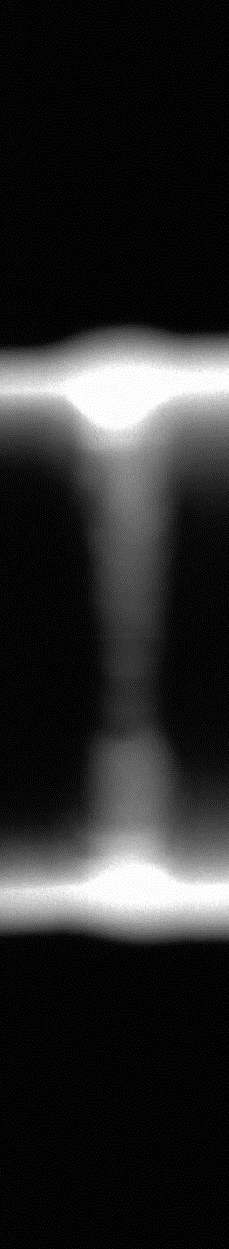
#> input picture house/weld333.jpg, 229 x 1249 px, found by its file name
$ python test211.py
#> lines starting #> are read from the running program, lines starting #| are printed output that depends on the picture; after the words box and inside, x2 and y2 are one past the last pixel; in counts of white or black regions, pixels touching at a corner belong together; long printed decimals are rounded
import cv2
import numpy as np
import scipy.signal


def dpi2mm(distance,scale=300):

    return distance*25.4/scale

def len2r(distance,PI=3.14):

    return distance*3/3.14/2


def findpeaks(data, spacing=1, limit=None):
    """Finds peaks in `data` which are of `spacing` width and >=`limit`.
    :param data: values
    :param spacing: minimum spacing to the next peak (should be 1 or more)
    :param limit: peaks should have value greater or equal
    :return:
    """
    len = data.size
    x = np.zeros(len+2*spacing)
    x[:spacing] = data[0]-1.e-6
    x[-spacing:] = data[-1]-1.e-6
    x[spacing:spacing+len] = data
    peak_candidate = np.zeros(len)
    peak_candidate[:] = True
    for s in range(spacing):
        start = spacing - s - 1
        h_b = x[start : start + len]  # before
        start = spacing
        h_c = x[start : start + len]  # central
        start = spacing + s + 1
        h_a = x[start : start + len]  # after
        peak_candidate = np.logical_and(peak_candidate, np.logical_and(h_c > h_b, h_c > h_a))

    ind = np.argwhere(peak_candidate)
    ind = ind.reshape(ind.size)
    if limit is not None:
        ind = ind[data[ind] > limit]
    return ind


i = cv2.imread("D:\\homework\\homework\\house\\weld333.jpg")
#> i is the input picture: shape (1249, 229, 3); min 0, max 255, mean 40.6
gray = cv2.cvtColor(i, cv2.COLOR_BGR2GRAY)

h,w = gray.shape
#> h = 1249; w = 229

ret2,th2 = cv2.threshold(gray,0,255,cv2.THRESH_BINARY+cv2.THRESH_OTSU)
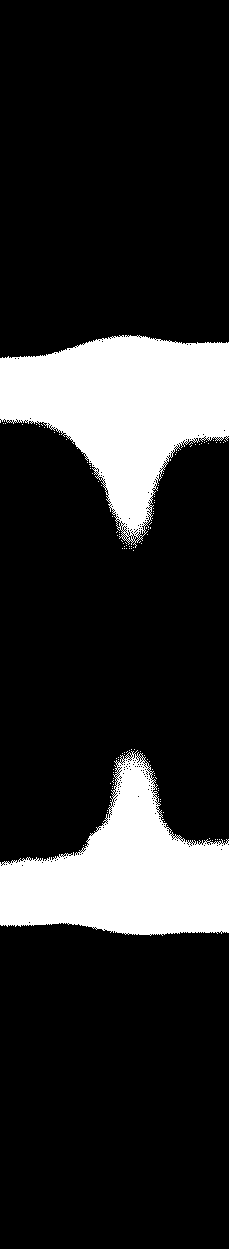
#> th2: shape (1249, 229); 17.1% white; 118 white regions (116 under 20 px), largest, box (x1, y1, x2, y2) and area: (0, 335, 229, 548) 26073, (0, 750, 229, 936) 22777
#> ret2 = 94

kernel  = np.ones((3,99),dtype = np.float32)

# kernel[1,:] = 1

kernel = kernel/np.sum(kernel)

# print(kernel)
dst = cv2.filter2D(gray,-1,kernel)
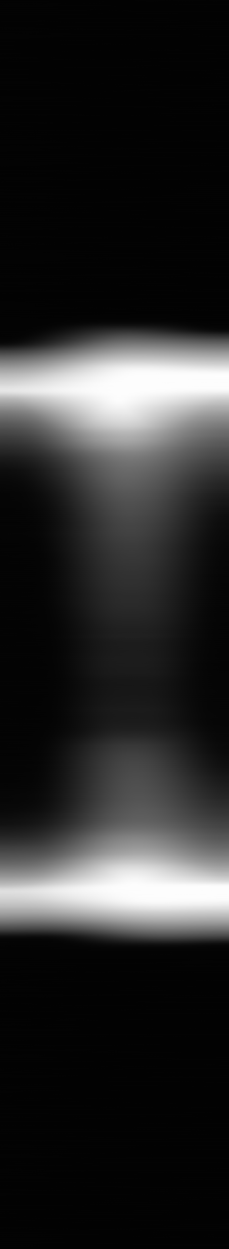
#> dst: shape (1249, 229); min 2, max 254, mean 40.5

dst = cv2.filter2D(dst,-1,kernel)
dst = cv2.filter2D(dst,-1,kernel)

dst = np.array(dst,dtype = np.uint8)


# edges = cv2.Canny(gray, 50, 150, apertureSize=3)
# lines = cv2.HoughLines(edges, 1, np.pi / 180, 200)


cv2.imwrite('D:\\homework\\homework\\house\\dst.jpg', dst)

_,th3 = cv2.threshold(dst,0,255,cv2.THRESH_BINARY+cv2.THRESH_OTSU)
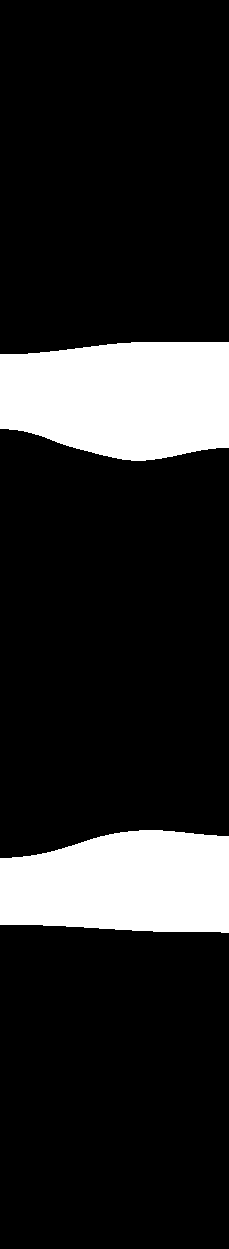
#> th3: shape (1249, 229); 15.3% white; 2 white regions, box (x1, y1, x2, y2) and area: (0, 342, 229, 461) 23516, (0, 830, 229, 933) 20315
cv2.imwrite('D:\\homework\\homework\\house\\ret.jpg', th2)

cv2.imwrite('D:\\homework\\homework\\house\\ret2.jpg', th3)

x = th3.sum(axis=1)/255
#> x = 1249 values, max 229 at index 354, min 0 at index 0, mean 35.09

x[x<=np.mean(x)] = 1

print(x.shape)
#| (1249,)

# print(x)


# indexes = findpeaks(x,spacing = 1)
# print(indexes)

width = int(0.1*h)
#> width = 124

indexes = scipy.signal.find_peaks_cwt(x,np.arange(1, width))
#> indexes = [4, 356, 644, 924, 1245]
indexes = np.array(indexes) - 1
#> indexes = [3, 355, 643, 923, 1244]

# print(indexes.shape)
print(indexes)
#| [   3  355  643  923 1244]


indList = []
for ind in indexes:
    # print(x[ind])
    if x[ind]>0.5*w:
        indList.append(ind)
#> this loop made 5 passes
#> ind on passes 1 to 5: 3, 355, 643, 923, 1244
#> after the loop, indList = [355, 923]

print(indList)
#| [355, 923]

if len(indList)<2:
    pass
else:
    print(dpi2mm(max(indList)-min(indList)))
#| 48.091

    print(len2r(dpi2mm(max(indList)-min(indList))))
#| 22.973


# lines = cv2.HoughLines(th3, 1, np.pi / 180, 300)


for ind in indList:
    x0 = ind
    y0 = 0
    x1 = ind
    y1 = w
    cv2.line(i,(y0, x0), (y1, x1), (0, 0, 255), 2)
#> this loop made 2 passes
#> (ind, x0, y0, x1, y1) on passes 1 to 2: (355, 355, 0, 355, 229), (923, 923, 0, 923, 229)
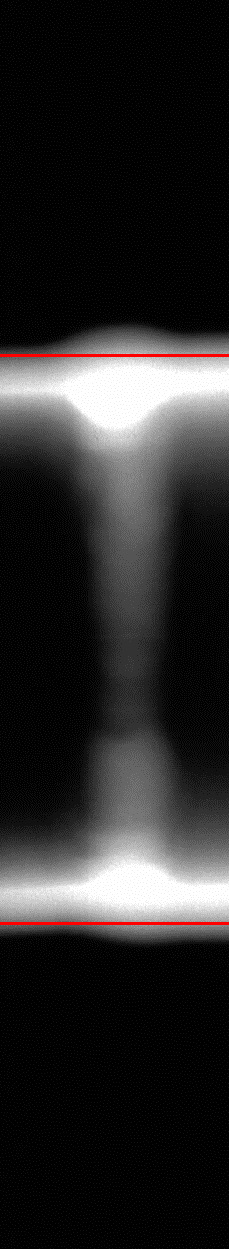
#> i: shape (1249, 229, 3); 0.48% of pixels changed, all inside (x1, y1, x2, y2) = (0, 354, 229, 925)

# [11 lines of commented-out code are left out]
cv2.imwrite('D:\\homework\\homework\\house\\houghlines3.jpg', i)

$ run again, with house/weld2121.jpg copied over house/weld333.jpg
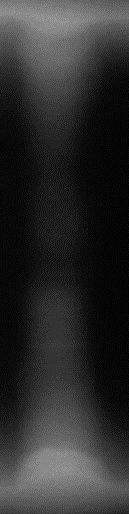
#> input picture house/weld2121.jpg, 129 x 514 px, found by its file name
#> i is the input picture: shape (514, 129, 3); min 0, max 162, mean 44.7
#> `ret2,th2 = cv2.threshold(gray,0,255,cv2.THRESH_BINARY+cv2.THRESH_OTSU)`:
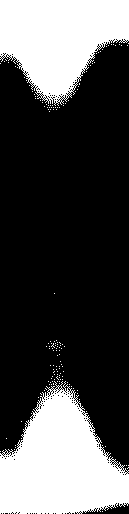
#> th2: shape (514, 129); 30.5% white; 146 white regions (144 under 20 px), largest, box (x1, y1, x2, y2) and area: (0, 381, 129, 514) 10951, (0, 0, 129, 106) 9085
#> ret2 = 59
#> th3: shape (514, 129); 30.4% white; 2 white regions, box (x1, y1, x2, y2) and area: (0, 422, 129, 514) 11133, (0, 0, 129, 77) 9010
#> x = 514 values, max 129 at index 0, min 0 at index 77, mean 39.19
#| (514,)
#> `indexes = scipy.signal.find_peaks_cwt(x,np.arange(1, width))`: indexes = [4, 29, 60, 249, 433, 509]
#> `indexes = np.array(indexes) - 1`: indexes = [3, 28, 59, 248, 432, 508]
#| [  3  28  59 248 432 508]
#> the loop `for ind in indexes:` made 6 passes
#> ind on passes 1 to 6: 3, 28, 59, 248, 432, 508
#> after the loop `for ind in indexes:`: indList = [3, 28, 59, 432, 508]
#| [3, 28, 59, 432, 508]
#| 42.757
#| 20.425
#> the loop `for ind in indList:` made 5 passes
#> (ind, x0, x1) on passes 1 to 5: (3, 3, 3), (28, 28, 28), (59, 59, 59), (432, 432, 432), (508, 508, 508)
#> after the loop `for ind in indList:`:
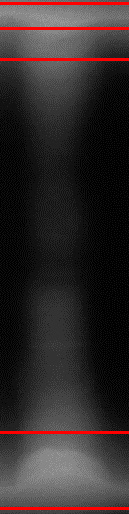
#> i: shape (514, 129, 3); 2.92% of pixels changed, all inside (x1, y1, x2, y2) = (0, 2, 129, 510)

$ run again, with house/219_1.jpg copied over house/weld333.jpg
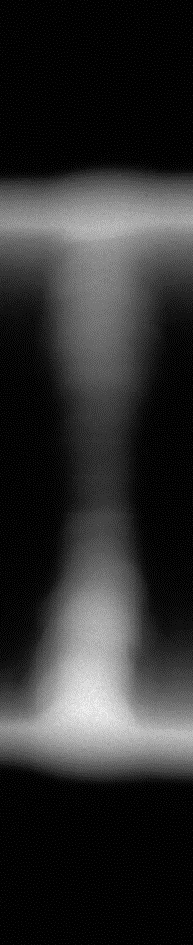
#> input picture house/219_1.jpg, 193 x 945 px, found by its file name
#> i is the input picture: shape (945, 193, 3); min 0, max 244, mean 46.8
#> `ret2,th2 = cv2.threshold(gray,0,255,cv2.THRESH_BINARY+cv2.THRESH_OTSU)`:
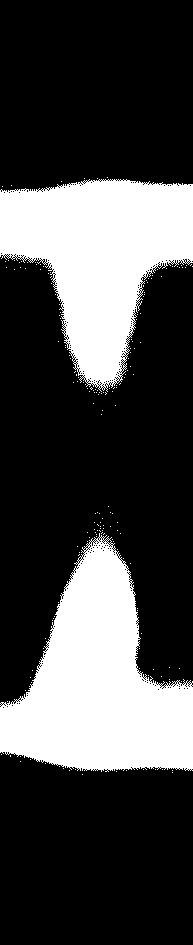
#> th2: shape (945, 193); 27.1% white; 183 white regions (181 under 20 px), largest, box (x1, y1, x2, y2) and area: (0, 533, 193, 772) 25946, (0, 179, 193, 392) 23307
#> ret2 = 73
#> th3: shape (945, 193); 28.2% white; 2 white regions, box (x1, y1, x2, y2) and area: (0, 591, 193, 771) 29053, (0, 181, 193, 322) 22461
#> x = 945 values, max 193 at index 186, min 0 at index 0, mean 54.51
#| (945,)
#> `indexes = scipy.signal.find_peaks_cwt(x,np.arange(1, width))`: indexes = [4, 187, 276, 453, 653, 762, 941]
#> `indexes = np.array(indexes) - 1`: indexes = [3, 186, 275, 452, 652, 761, 940]
#| [  3 186 275 452 652 761 940]
#> the loop `for ind in indexes:` made 7 passes
#> ind on passes 1 to 7: 3, 186, 275, 452, 652, 761, 940
#> after the loop `for ind in indexes:`: indList = [186, 275, 652, 761]
#| [186, 275, 652, 761]
#| 48.683
#| 23.256
#> the loop `for ind in indList:` made 4 passes
#> (ind, x0, x1) on passes 1 to 4: (186, 186, 186), (275, 275, 275), (652, 652, 652), (761, 761, 761)
#> after the loop `for ind in indList:`:
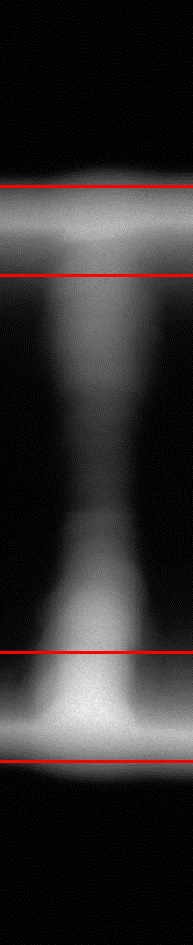
#> i: shape (945, 193, 3); 1.27% of pixels changed, all inside (x1, y1, x2, y2) = (0, 185, 193, 763)

$ run again, with house/219_1_ori.jpg copied over house/weld333.jpg
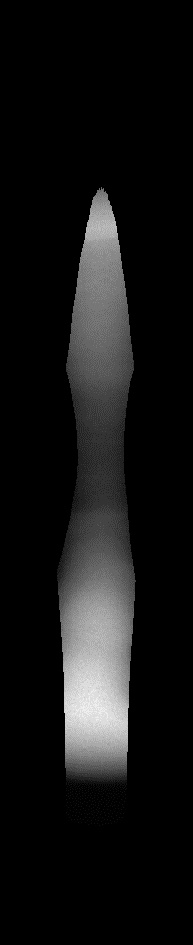
#> input picture house/219_1_ori.jpg, 193 x 945 px, found by its file name
#> i is the input picture: shape (945, 193, 3); min 0, max 242, mean 20.8
#> `ret2,th2 = cv2.threshold(gray,0,255,cv2.THRESH_BINARY+cv2.THRESH_OTSU)`:
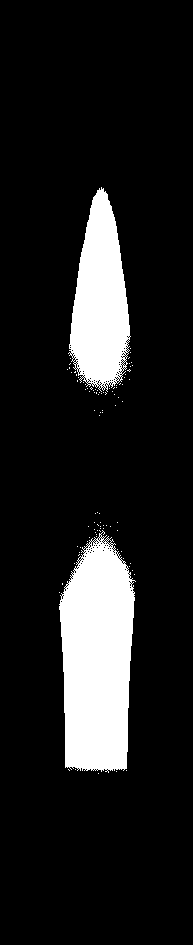
#> th2: shape (945, 193); 12.5% white; 96 white regions (94 under 20 px), largest, box (x1, y1, x2, y2) and area: (59, 530, 136, 773) 14342, (68, 187, 131, 392) 8263
#> ret2 = 72
#> th3: shape (945, 193); 29.9% white; 2 white regions, box (x1, y1, x2, y2) and area: (0, 540, 193, 772) 38337, (47, 214, 156, 388) 16245
#> x = 945 values, max 193 at index 599, min 0 at index 0, mean 57.76
#| (945,)
#> `indexes = scipy.signal.find_peaks_cwt(x,np.arange(1, width))`: indexes = [4, 225, 373, 465, 599, 749, 941]
#> `indexes = np.array(indexes) - 1`: indexes = [3, 224, 372, 464, 598, 748, 940]
#| [  3 224 372 464 598 748 940]
#> the loop `for ind in indexes:` made 7 passes
#> ind on passes 1 to 7: 3, 224, 372, 464, 598, 748, 940
#> after the loop `for ind in indexes:`: indList = [598, 748]
#| [598, 748]
#| 12.7
#| 6.067
#> the loop `for ind in indList:` made 2 passes
#> (ind, x0, y0, x1, y1) on passes 1 to 2: (598, 598, 0, 598, 193), (748, 748, 0, 748, 193)
#> after the loop `for ind in indList:`:
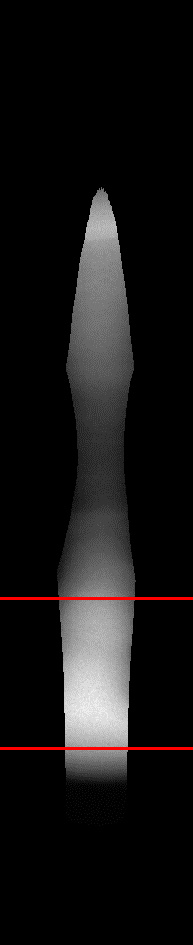
#> i: shape (945, 193, 3); 0.63% of pixels changed, all inside (x1, y1, x2, y2) = (0, 597, 193, 750)
